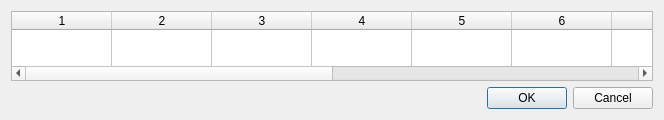
<?xml version="1.0" encoding="UTF-8"?>
<ui version="4.0">
 <class>MagicTable</class>
 <widget class="QDialog" name="MagicTable">
  <property name="geometry">
   <rect>
    <x>0</x>
    <y>0</y>
    <width>664</width>
    <height>118</height>
   </rect>
  </property>
  <property name="windowTitle">
   <string>Perdite mensili</string>
  </property>
  <property name="windowIcon">
   <iconset resource="resource.qrc">
    <normaloff>:/images/table.png</normaloff>:/images/table.png</iconset>
  </property>
  <layout class="QGridLayout" name="gridLayout">
   <item row="0" column="0">
    <widget class="QTableWidget" name="tableWidget">
     <property name="rowCount">
      <number>1</number>
     </property>
     <property name="columnCount">
      <number>12</number>
     </property>
     <attribute name="horizontalHeaderCascadingSectionResizes">
      <bool>false</bool>
     </attribute>
     <attribute name="horizontalHeaderMinimumSectionSize">
      <number>50</number>
     </attribute>
     <attribute name="verticalHeaderVisible">
      <bool>false</bool>
     </attribute>
     <attribute name="verticalHeaderDefaultSectionSize">
      <number>40</number>
     </attribute>
     <attribute name="verticalHeaderMinimumSectionSize">
      <number>25</number>
     </attribute>
     <attribute name="verticalHeaderVisible">
      <bool>false</bool>
     </attribute>
     <attribute name="verticalHeaderDefaultSectionSize">
      <number>40</number>
     </attribute>
     <attribute name="horizontalHeaderCascadingSectionResizes">
      <bool>false</bool>
     </attribute>
     <attribute name="horizontalHeaderMinimumSectionSize">
      <number>50</number>
     </attribute>
     <attribute name="verticalHeaderMinimumSectionSize">
      <number>25</number>
     </attribute>
     <row/>
     <column/>
     <column/>
     <column/>
     <column/>
     <column/>
     <column/>
     <column/>
     <column/>
     <column/>
     <column/>
     <column/>
     <column/>
    </widget>
   </item>
   <item row="1" column="0">
    <widget class="QDialogButtonBox" name="buttonBox">
     <property name="orientation">
      <enum>Qt::Horizontal</enum>
     </property>
     <property name="standardButtons">
      <set>QDialogButtonBox::Cancel|QDialogButtonBox::Ok</set>
     </property>
    </widget>
   </item>
  </layout>
 </widget>
 <resources>
  <include location="resource.qrc"/>
 </resources>
 <connections>
  <connection>
   <sender>buttonBox</sender>
   <signal>accepted()</signal>
   <receiver>MagicTable</receiver>
   <slot>accept()</slot>
   <hints>
    <hint type="sourcelabel">
     <x>248</x>
     <y>254</y>
    </hint>
    <hint type="destinationlabel">
     <x>157</x>
     <y>274</y>
    </hint>
   </hints>
  </connection>
  <connection>
   <sender>buttonBox</sender>
   <signal>rejected()</signal>
   <receiver>MagicTable</receiver>
   <slot>reject()</slot>
   <hints>
    <hint type="sourcelabel">
     <x>316</x>
     <y>260</y>
    </hint>
    <hint type="destinationlabel">
     <x>286</x>
     <y>274</y>
    </hint>
   </hints>
  </connection>
 </connections>
</ui>
